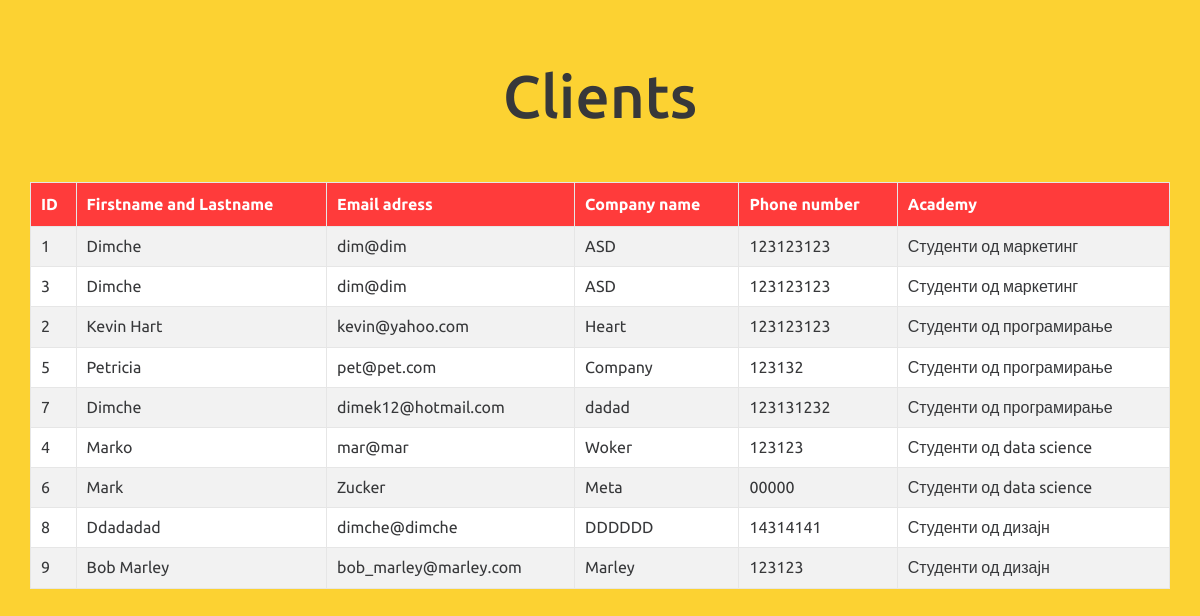
/clients.php, run on the app's committed database.
### tables this page shows
CREATE TABLE IF NOT EXISTS `clients` (
  `client_id` int NOT NULL AUTO_INCREMENT,
  `name` varchar(128) NOT NULL,
  `email` varchar(128) NOT NULL,
  `company` varchar(128) NOT NULL,
  `phone` varchar(16) NOT NULL,
  `academy_id` int NOT NULL,
  PRIMARY KEY (`client_id`),
  KEY `fk_clients_academies` (`academy_id`)
);

CREATE TABLE IF NOT EXISTS `academies` (
  `academy_id` int NOT NULL AUTO_INCREMENT,
  `academy` varchar(128) NOT NULL,
  PRIMARY KEY (`academy_id`)
);

### assets/db/conn.php (called while the page is built)
<?php
$host = '127.0.0.1';
$db = 'clients_db';
$user = 'root';
$pass = '';
$charset = 'utf8mb4';
$dsn = "mysql:host=$host;dbname=$db;charset=$charset";
try
{
  $pdo = new PDO($dsn, $user, $pass,);
  $pdo->setAttribute(PDO::ATTR_ERRMODE, PDO::ERRMODE_EXCEPTION);
}
catch (PDOException $e)
{
  throw new PDOException($e->getMessage());
}
require_once 'crud.php';
$crud = new crud($pdo);

### assets/db/crud.php (called while the page is built, shortened)
<?php
class crud
{
  private $db;
  function __construct($conn)
  {
    $this->db = $conn;
  }
  public function getClients()
  {
    try
    {
      $sql = "SELECT * FROM `clients`
                JOIN `academies` ON
                  `clients`.`academy_id` = `academies`.`academy_id`";
      $result = $this->db->query($sql);
      return $result;
    }
    catch (PDOException $e)
    {
      echo $e->getMessage();
      return false;
    }
  }
}

### clients.php (the view, shortened to what this page needs)
<?php
require_once './assets/db/conn.php';
$results = $crud->getClients();
?>
<!DOCTYPE html>
<html lang="en">
<head>
  <link rel="stylesheet" href="./assets/css/main.css">
</head>
<body>
  <div class="container">
    <h2>Clients</h2>
    <div style="overflow-x: auto;">
      <table>
        <tr>
          <th>ID</th>
          <th>Firstname and Lastname</th>
          <th>Email adress</th>
          <th>Company name</th>
          <th>Phone number</th>
          <th>Academy</th>
        </tr>
        <?php while ($r = $results->fetch(PDO::FETCH_ASSOC))
        { ?>
          <tr>
            <td><?php echo $r['client_id'] ?></td>
            <td><?php echo $r['name'] ?></td>
            <td><?php echo $r['email'] ?></td>
            <td><?php echo $r['company'] ?></td>
            <td><?php echo $r['phone'] ?></td>
            <td><?php echo $r['academy'] ?></td>
          </tr>
        <?php } ?>
      </table>
    </div>
  </div>
</body>
</html>

### assets/css/main.css (style rules this page uses)
* { box-sizing: border-box; }
body { margin: 0; }
h1, h2, h3, p, ul { margin-top: 0; }
body { font-family: "Ubuntu", sans-serif; background-color: #fcd232; color: #37383a; line-height: 1.2; -webkit-font-smoothing: antialiased; -moz-osx-font-smoothing: grayscale; }
h1::first-letter, h2::first-letter, h3::first-letter, h4::first-letter, h5::first-letter, h6::first-letter { text-transform: capitalize; }
h2 { font-size: 1.9230769231rem; font-weight: 500; }
.container { padding: 3.75rem 1.875rem; max-width: 1300px; margin-left: auto; margin-right: auto; }
.container h2 { font-size: clamp(2rem, 6vw, 3.75rem); text-align: center; }
table { border-collapse: collapse; width: 100%; background-color: #FFF; overflow-x: auto; }
table td, table th { border: 1px solid #e6e6e6; padding: 0.625rem; }
table tr:nth-child(even) { background-color: #f2f2f2; }
table th { padding-top: 0.75rem; padding-bottom: 0.75rem; text-align: left; background-color: #ff3b3b; color: #fff; }

### data on the page
clients: client_id "1", name "Dimche", email "dim@dim", company "ASD", phone "123123123", academy.academy "Студенти од маркетинг"
clients: client_id "3", name "Dimche", email "dim@dim", company "ASD", phone "123123123", academy.academy "Студенти од маркетинг"
clients: client_id "2", name "Kevin Hart", email "kevin@yahoo.com", company "Heart", phone "123123123", academy.academy "Студенти од програмирање"
clients: client_id "5", name "Petricia", email "pet@pet.com", company "Company", phone "123132", academy.academy "Студенти од програмирање"
clients: client_id "7", name "Dimche", email "dimek12@hotmail.com", company "dadad", phone "123131232", academy.academy "Студенти од програмирање"
clients: client_id "4", name "Marko", email "mar@mar", company "Woker", phone "123123", academy.academy "Студенти од data science"
clients: client_id "6", name "Mark", email "Zucker", company "Meta", phone "00000", academy.academy "Студенти од data science"
clients: client_id "8", name "Ddadadad", email "dimche@dimche", company "DDDDDD", phone "14314141", academy.academy "Студенти од дизајн"
clients: client_id "9", name "Bob Marley", email "bob_marley@marley.com", company "Marley", phone "123123", academy.academy "Студенти од дизајн"
